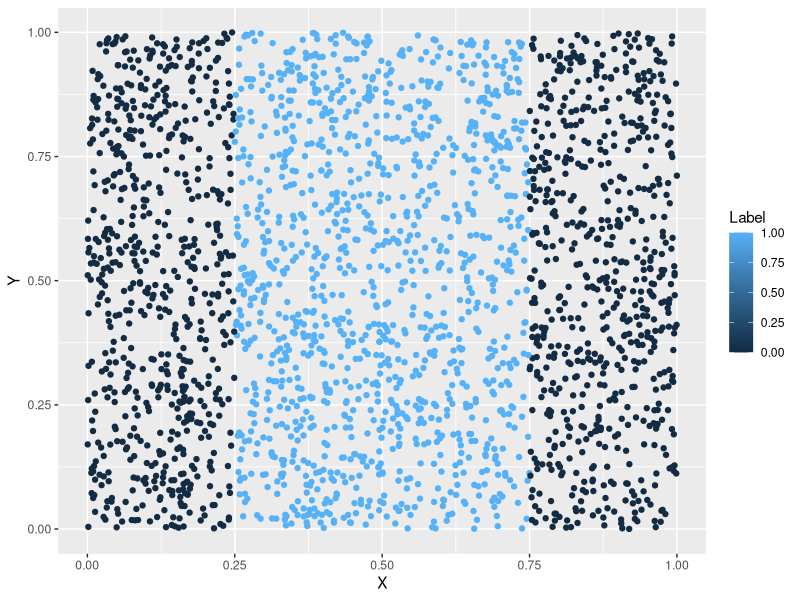
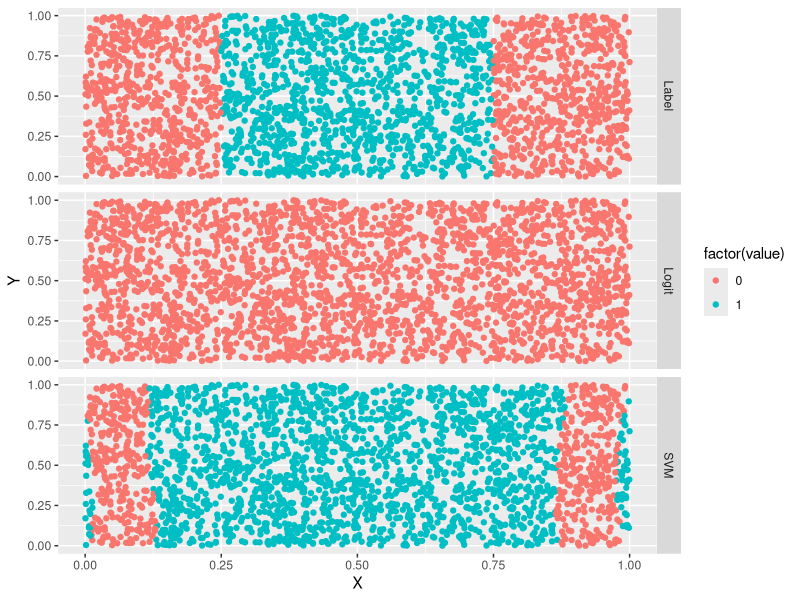
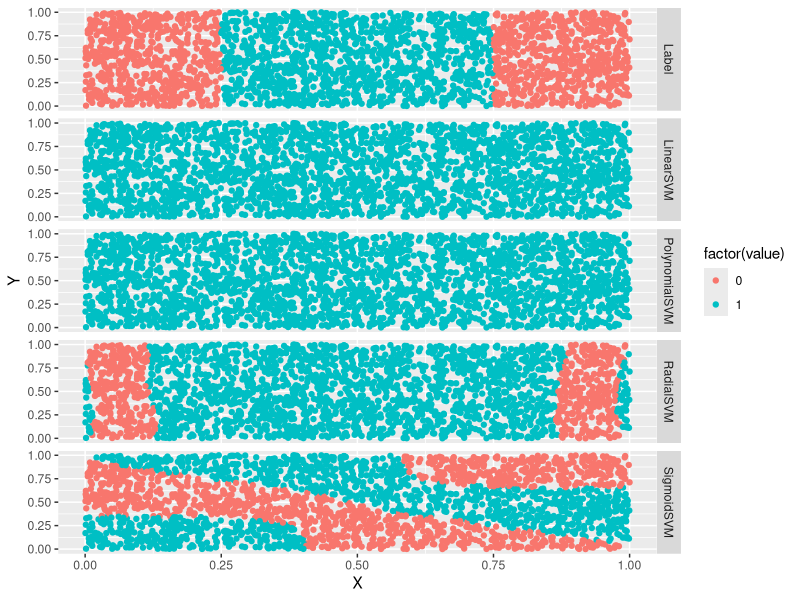

These figures' R source, in order:
setwd('C:\\Users\\Ivan.Liuyanfeng\\Desktop\\Data_Mining_Work_Space\\Model-Comparison')
require(ggplot2)
list.files('data')
df <- read.csv('data/df.csv')
head(df)
# data visualization
png('df.png')
ggplot(data = df,aes(x=X,y=Y,color=Label))+geom_point()
dev.off()

# model test
logit.fit <- glm(Label~.,family=binomial(link='logit'),data=df)
logit.prediction <- ifelse(predict(logit.fit)>0,1,0)
mean(with(df,logit.prediction==Label))
mean(with(df,0==Label))

# SVMs
library(e1071)
svm.fit <- svm(Label~.,data=df)
svm.predictions <- ifelse(predict(svm.fit)>0,1,0)
mean(with(df,svm.predictions==Label))

# plot predictions
df <- cbind(df,data.frame(Logit=ifelse(predict(logit.fit)>0,1,0),SVM=ifelse(predict(svm.fit)>0,1,0)))
head(df)
require(reshape2)
predictions <- melt(df,id.vars=c('X','Y'))
head(predictions)
png('predictions.png',height=800,width=600)
ggplot(predictions, aes(X,Y, color=factor(value)))+geom_point()+facet_grid(variable~.)
dev.off()

# Kernel trick - linear, polynomial, radial, sigmoid
df <- df[,c('X','Y','Label')]
linear.svm.fit <- svm(Label~X+Y, data=df, kernel='linear')
with(df,mean(Label== ifelse(predict(linear.svm.fit)>0,1,0)))

polynomial.svm.fit <- svm(Label~X+Y, data=df, kernel='polynomial')
with(df,mean(Label== ifelse(predict(polynomial.svm.fit)>0,1,0)))

radial.svm.fit <- svm(Label~X+Y, data=df, kernel='radial')
with(df,mean(Label== ifelse(predict(radial.svm.fit)>0,1,0)))

sigmoid.svm.fit <- svm(Label~X+Y, data=df, kernel='sigmoid')
with(df,mean(Label== ifelse(predict(sigmoid.svm.fit)>0,1,0)))

df<- cbind(df,data.frame(LinearSVM = ifelse(predict(linear.svm.fit) > 0, 1, 0),
                         PolynomialSVM = ifelse(predict(polynomial.svm.fit) > 0, 1, 0),
                         RadialSVM = ifelse(predict(radial.svm.fit) > 0, 1, 0),
                         SigmoidSVM = ifelse(predict(sigmoid.svm.fit) > 0, 1, 0)))
predictions <- melt(df, id.vars = c('X','Y'))
png('kernel.png',height = 600,width=800)
ggplot(predictions, aes(X,Y,color=factor(value)))+geom_point()+facet_grid(variable~.)
dev.off()